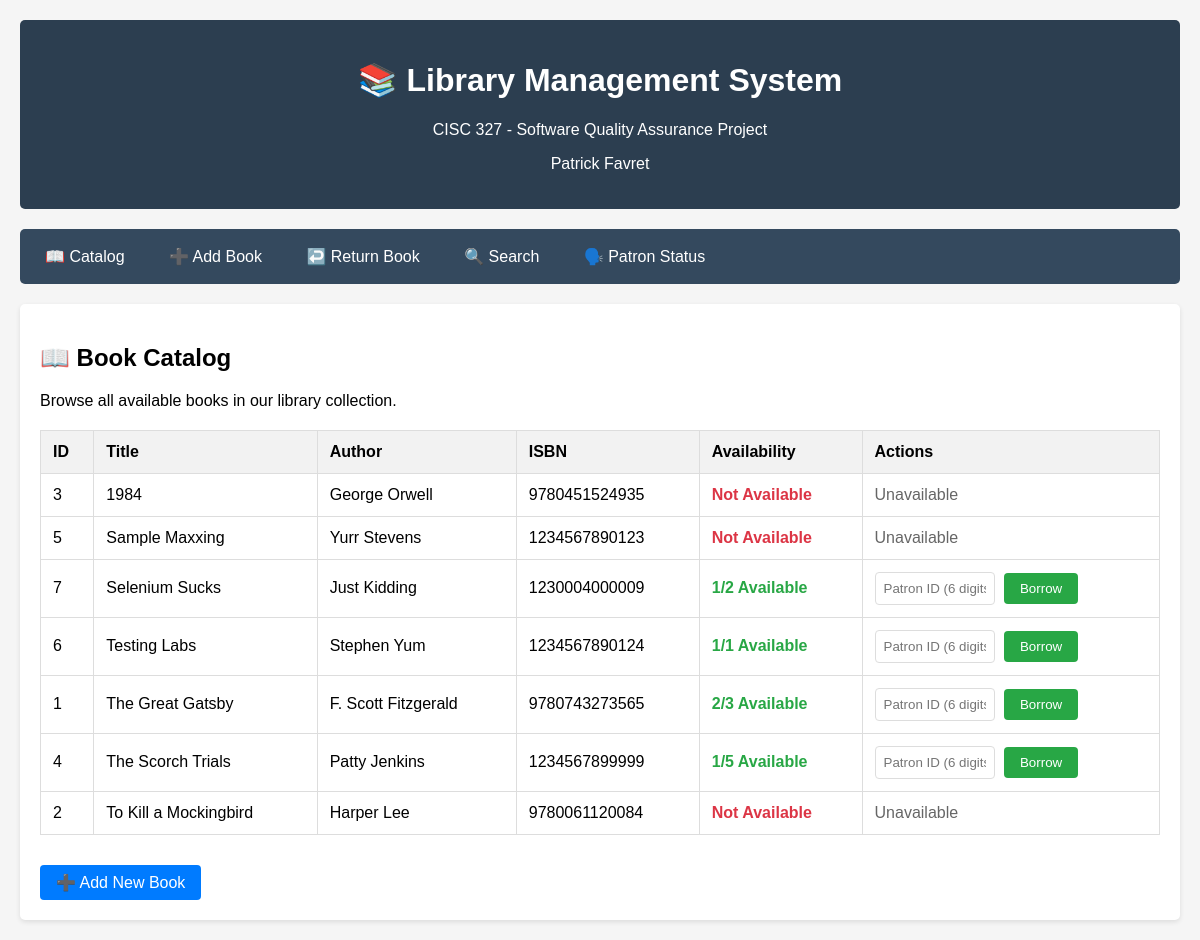
/catalog, run on the app's committed database.
### tables this page shows
CREATE TABLE books (
            id INTEGER PRIMARY KEY AUTOINCREMENT,
            title TEXT NOT NULL,
            author TEXT NOT NULL,
            isbn TEXT UNIQUE NOT NULL,
            total_copies INTEGER NOT NULL,
            available_copies INTEGER NOT NULL
        );

### routes/catalog_routes.py (the view)
@catalog_bp.route('/catalog')
def catalog():
    books = get_all_books()
    return render_template('catalog.html', books=books)

### database.py (called while the page is built)
def get_db_connection():
    conn = sqlite3.connect(DATABASE)
    conn.row_factory = sqlite3.Row  # This enables column access by name
    return conn

def get_all_books() -> List[Dict]:
    conn = get_db_connection()
    books = conn.execute('SELECT * FROM books ORDER BY title').fetchall()
    conn.close()
    return [dict(book) for book in books]

### templates/catalog.html (shortened to what this page needs)
{% extends "base.html" %}
{% block content %}
<h2>📖 Book Catalog</h2>
<p>Browse all available books in our library collection.</p>
{% if books %}
<table>
    <thead>
        <tr>
            <th>ID</th>
            <th>Title</th>
            <th>Author</th>
            <th>ISBN</th>
            <th>Availability</th>
            <th>Actions</th>
        </tr>
    </thead>
    <tbody>
        {% for book in books %}
        <tr>
            <td>{{ book.id }}</td>
            <td>{{ book.title }}</td>
            <td>{{ book.author }}</td>
            <td>{{ book.isbn }}</td>
            <td>
                {% if book.available_copies > 0 %}
                    <span class="status-available">{{ book.available_copies }}/{{ book.total_copies }} Available</span>
                {% else %}
                    <span class="status-unavailable">Not Available</span>
                {% endif %}
            </td>
            <td>
                {% if book.available_copies > 0 %}
                    <form method="POST" action="{{ url_for('borrowing.borrow_book') }}" style="display: inline;">
                        <input type="text" name="patron_id" placeholder="Patron ID (6 digits)"
                               pattern="[0-9]{6}" maxlength="6" required style="width: 120px; margin-right: 5px;">
                        <button type="submit" class="btn btn-success">Borrow</button>
                    </form>
                {% else %}
                    <span style="color: #666;">Unavailable</span>
                {% endif %}
            </td>
        </tr>
        {% endfor %}
    </tbody>
</table>
{% else %}
<div style="text-align: center; padding: 40px; color: #666;">
    <h3>No books in catalog</h3>
    <p>The library catalog is empty. <a href="{{ url_for('catalog.add_book') }}">Add the first book</a> to get started.</p>
</div>
{% endif %}
<div style="margin-top: 30px;">
    <a href="{{ url_for('catalog.add_book') }}" class="btn">➕ Add New Book</a>
</div>
{% endblock %}

### templates/base.html (style rules this page uses)
body { font-family: Arial, sans-serif; max-width: 1200px; margin: 0 auto; padding: 20px; background-color: #f5f5f5; }
table { width: 100%; border-collapse: collapse; margin-top: 20px; }
th, td { border: 1px solid #ddd; padding: 12px; text-align: left; }
th { background-color: #f2f2f2; font-weight: bold; }
.btn { background-color: #007bff; color: white; padding: 8px 16px; border: none; border-radius: 4px; cursor: pointer; text-decoration: none; display: inline-block; }
.btn-success { background-color: #28a745; }
input[type="text"], input[type="number"], select { width: 100%; padding: 8px; border: 1px solid #ddd; border-radius: 4px; box-sizing: border-box; }
.status-available { color: #28a745; font-weight: bold; }
.status-unavailable { color: #dc3545; font-weight: bold; }

### data on the page
books: id "3", title "1984", author "George Orwell", isbn "9780451524935", available_copies "Not Available"
books: id "5", title "Sample Maxxing", author "Yurr Stevens", isbn "1234567890123", available_copies "Not Available"
books: id "7", title "Selenium Sucks", author "Just Kidding", isbn "1230004000009", available_copies "1", total_copies "2"
books: id "6", title "Testing Labs", author "Stephen Yum", isbn "1234567890124", available_copies "1", total_copies "1"
books: id "1", title "The Great Gatsby", author "F. Scott Fitzgerald", isbn "9780743273565", available_copies "2", total_copies "3"
books: id "4", title "The Scorch Trials", author "Patty Jenkins", isbn "1234567899999", available_copies "1", total_copies "5"
books: id "2", title "To Kill a Mockingbird", author "Harper Lee", isbn "9780061120084", available_copies "Not Available"
